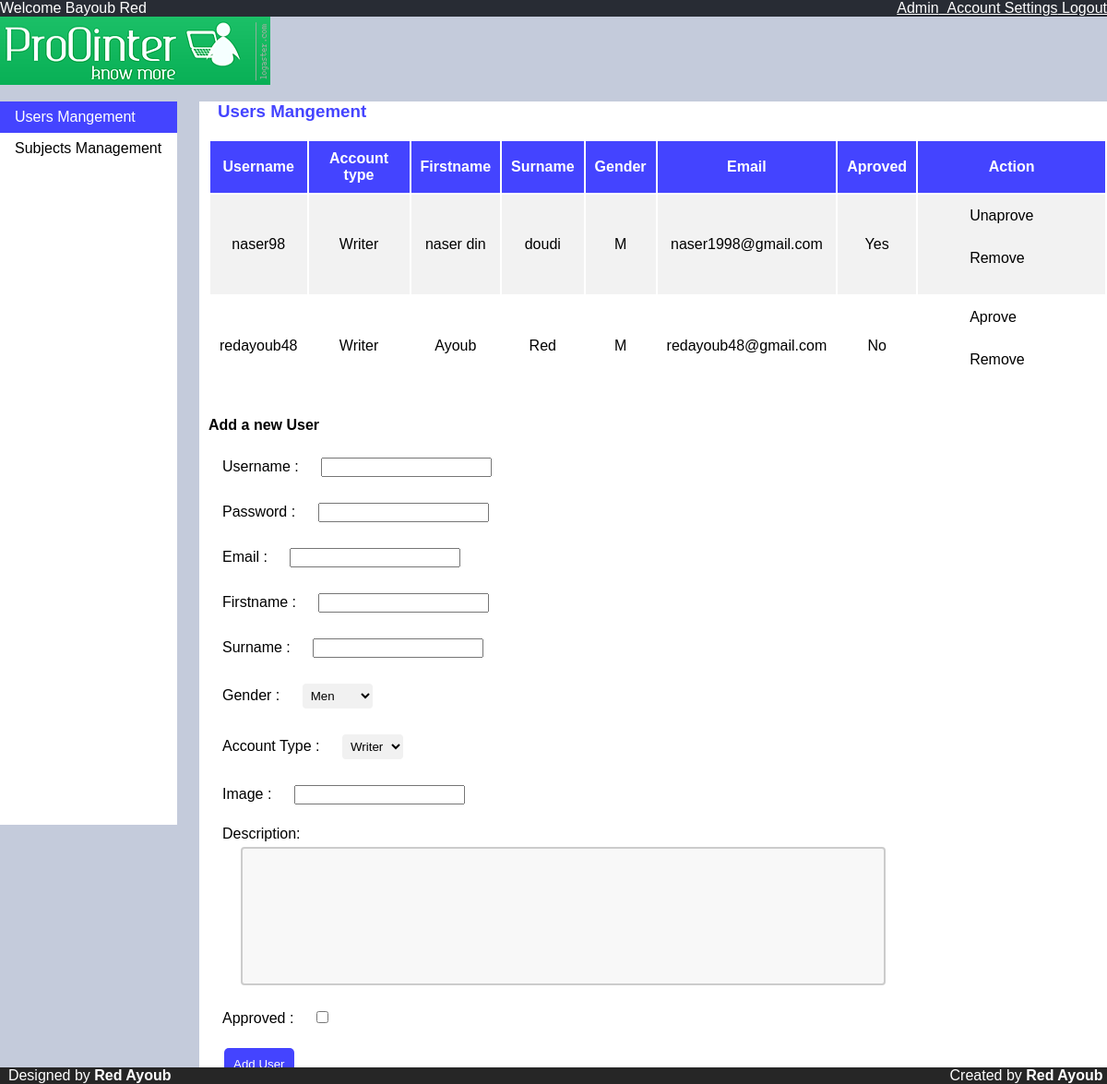
The app's page /admin.php?opt=usersManage (signed in) with its own data.
### tables this page shows
CREATE TABLE `pro0inter_users` (
  `ID` smallint(3) NOT NULL,
  `username` varchar(50) NOT NULL,
  `password` varchar(40) NOT NULL,
  `email` varchar(50) NOT NULL,
  `account_type` char(1) NOT NULL,
  `approved` tinyint(1) NOT NULL,
  `image` varchar(100) NOT NULL,
  `description` varchar(255) NOT NULL,
  `firstname` varchar(50) NOT NULL,
  `surname` varchar(50) NOT NULL,
  `gender` char(1) NOT NULL
);

### includes/functions.php (called while the page is built, shortened)
<?php
function get_all_users($acc_approved)
{
	global $conn;
	$query="SELECT *
					FROM pro0inter_users ";
	if($acc_approved==0){
		$query.="WHERE account_type='W' ";
	}
	$query.="ORDER BY approved DESC";
	$result_set=mysqli_query($conn,$query);
	return $result_set;
}
?>

### includes/users_managment.php (the view, shortened to what this page needs)
<table class="table_list">
<tr>
      <th>Username</th>
      <th>Account type</th>
      <th>Firstname</th>
      <th>Surname</th>
      <th>Gender</th>
      <th>Email</th>
      <th>Aproved</th>
      <th>Action</th>
</tr>
<?php
$user_set=get_all_users($_SESSION["approved"]);
$output="";
while ($user_res=mysqli_fetch_assoc($user_set)) {
  if ($_SESSION["id"]!=$user_res["ID"] ){
    $output.= "<tr>".
     "<td>{$user_res["username"]}</td>";
     if($user_res["account_type"]=="A"){
       $output.="<td>Admin</td>";
     }else{
       $output.="<td>Writer</td>";
     }
     $output.= "<td>{$user_res["firstname"]}</td>".
     "<td>{$user_res["surname"]}</td>".
     "<td>{$user_res["gender"]}</td>".
     "<td>{$user_res["email"]}</td>";
    if($user_res["approved"]==1){
      $output.= "<td>Yes</td>
                <td><ul class=\"fileds_nav actions\"><li><a href=\"actions/users_actions.php?op=deapr&sel_user={$user_res["ID"]}\">Unaprove</a></li>";
    }else {
      $output.= "<td>No</td>
                <td><ul class=\"fileds_nav actions\" ><li> <a href=\"actions/users_actions.php?op=apr&sel_user={$user_res["ID"]}\">Aprove</a></li>";
    }
    $output.="<li><a href=\"actions/users_actions.php?op=rm&sel_user={$user_res["ID"]}\" onclick=\"return confirm('Are you sure ?')\">Remove</a></li></ul>";
    $output.="</td></tr>";
  }
}
$output.="</table>";
echo $output;
?>
<h4>Add a new User</h4>
<form action="forms_procc/try_add_user.php" method="post" class="form_general">
      Username : <input type="text" name="username" required maxlength="50"> <br><br>
      Password : <input type="password" name="userpass" required maxlength="16" minlength="8"> <br><br>
      Email : <input type="email" name="email" required> <br><br>
      Firstname : <input type="text" name="firstname" required maxlength="50"> <br><br>
      Surname : <input type="text" name="surname" required maxlength="50"> <br><br>
      Gender : <select name="gender" required>
        <option value="M">Men</option>
      </select> <br> <br>
      Account Type : <select name="acc_type" required>
        <option value="W" selected>Writer</option>
      </select> <br> <br>
      Image : <input type="url" name="image" value=""><br><br>
      Description: <br><textarea name="descr" maxlength="255" rows="8" cols="80" required></textarea><br><br>
      Approved : <input type="checkbox" name="approved" value=""><br><br>
      <input type="submit" name="add" value="Add User">
</form>

### stylesheet/general.css (style rules this page uses)
.fileds_nav li { float: left; }
.fileds_nav li a { display: block; color: black; text-align: center; padding: 14px 16px; text-decoration: none; }
.fileds_nav { padding-top: 0px; margin-top: 0px; }
body { background-color: #c4cbdb; margin:0px; font-family: arial,serif; height: 98%; }
.table_list th { background-color: #4444ff; color: white; }
.table_list tr:nth-child(even) { background-color: #f2f2f2 ; }
.table_list td:nth-last-of-type(1) { padding: 0; }
.table_list table, td,th { text-align: center; padding: 10px; }
.actions { list-style-type: none; align-content: space-between; }
.form_general { margin: 15px; }
.form_general input { margin: 5px 20px 5px; }
.form_general textarea { margin: 5px 20px 5px; height: 150px; padding: 12px 20px; box-sizing: border-box; border: 2px solid #ccc; border-radius: 4px; background-color: #f8f8f8; resize: none; }
.form_general select { margin: 5px 20px 5px; padding: 5px ; border: none; border-radius: 4px; background-color: #f1f1f1; }
.form_general input[type=button], input[type=submit], input[type=reset] { background-color: #4444ff; border: none; color: white; padding: 10px; text-decoration: none; border-radius: 5px; margin: 4px 2px; cursor: pointer; }

### records on screen
pro0inter_users: username "naser98", account_type "Writer", firstname "naser din", surname "doudi", gender "M", email "naser1998@gmail.com"
pro0inter_users: username "redayoub48", account_type "Writer", firstname "Ayoub", surname "Red", gender "M", email "redayoub48@gmail.com"

### other values on screen
$_SESSION["fullname"] "Bayoub Red"
